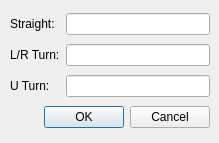
<?xml version="1.0" encoding="UTF-8"?>
<ui version="4.0">
 <class>Num3Dialog</class>
 <widget class="QDialog" name="Num3Dialog">
  <property name="geometry">
   <rect>
    <x>0</x>
    <y>0</y>
    <width>219</width>
    <height>143</height>
   </rect>
  </property>
  <property name="windowTitle">
   <string>Dialog</string>
  </property>
  <widget class="QWidget" name="">
   <property name="geometry">
    <rect>
     <x>10</x>
     <y>10</y>
     <width>200</width>
     <height>125</height>
    </rect>
   </property>
   <layout class="QGridLayout" name="gridLayout">
    <item row="0" column="0">
     <widget class="QLabel" name="label1">
      <property name="text">
       <string>Straight:</string>
      </property>
     </widget>
    </item>
    <item row="0" column="1">
     <widget class="QLineEdit" name="lineEdit1"/>
    </item>
    <item row="1" column="0">
     <widget class="QLabel" name="label2">
      <property name="text">
       <string>L/R Turn:</string>
      </property>
     </widget>
    </item>
    <item row="1" column="1">
     <widget class="QLineEdit" name="lineEdit2"/>
    </item>
    <item row="2" column="0">
     <widget class="QLabel" name="label3">
      <property name="text">
       <string>U Turn:</string>
      </property>
     </widget>
    </item>
    <item row="2" column="1">
     <widget class="QLineEdit" name="lineEdit3"/>
    </item>
    <item row="3" column="0" colspan="2">
     <widget class="QDialogButtonBox" name="buttonBox">
      <property name="orientation">
       <enum>Qt::Horizontal</enum>
      </property>
      <property name="standardButtons">
       <set>QDialogButtonBox::Cancel|QDialogButtonBox::Ok</set>
      </property>
     </widget>
    </item>
   </layout>
  </widget>
 </widget>
 <resources/>
 <connections>
  <connection>
   <sender>buttonBox</sender>
   <signal>accepted()</signal>
   <receiver>Num3Dialog</receiver>
   <slot>accept()</slot>
   <hints>
    <hint type="sourcelabel">
     <x>248</x>
     <y>254</y>
    </hint>
    <hint type="destinationlabel">
     <x>157</x>
     <y>274</y>
    </hint>
   </hints>
  </connection>
  <connection>
   <sender>buttonBox</sender>
   <signal>rejected()</signal>
   <receiver>Num3Dialog</receiver>
   <slot>reject()</slot>
   <hints>
    <hint type="sourcelabel">
     <x>316</x>
     <y>260</y>
    </hint>
    <hint type="destinationlabel">
     <x>286</x>
     <y>274</y>
    </hint>
   </hints>
  </connection>
 </connections>
</ui>
